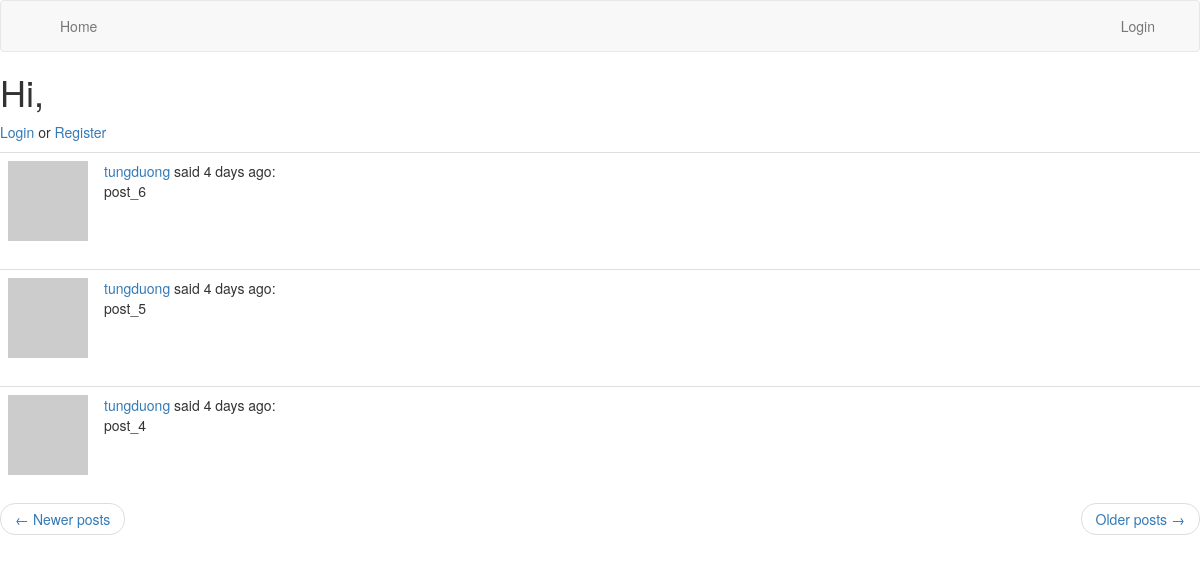
The app's page /index?page=2 with its own data.
### myblog/models.py (models this page shows, shortened)
class Post(db.Model):
    id = db.Column(db.Integer, primary_key=True)
    body = db.Column(db.String(140))
    timestamp = db.Column(db.DateTime, index=True, default=datetime.utcnow)
    user_id = db.Column(db.Integer, db.ForeignKey('user.id'))

class User(UserMixin, db.Model):
    id = db.Column(db.Integer, primary_key=True)
    username = db.Column(db.String(64), index=True, unique=True)
    email = db.Column(db.String(120), index=True, unique=True)
    password_hash = db.Column(db.String(128))
    posts = db.relationship('Post', backref='author', lazy='dynamic')
    def avatar(self, size):
        digest = md5(self.email.lower().encode('utf-8')).hexdigest()
        return 'https://www.gravatar.com/avatar/{}?d=identicon&s={}'.format(
            digest, size)
    about_me = db.Column(db.String(140))
    last_seen = db.Column(db.DateTime, default=datetime.utcnow)

### myblog/main/routes.py (the view)
@bp.route('/', methods=['GET', 'POST'])
@bp.route('/index', methods=['GET', 'POST'])
def index():
    page = request.args.get('page', 1, type=int)
    posts = Post.query.order_by(Post.timestamp.desc()).paginate(
        page, current_app.config['POSTS_PER_PAGE'], False)
    next_url = url_for('main.index', page=posts.next_num) \
        if posts.has_next else None
    prev_url = url_for('main.index', page=posts.prev_num) \
        if posts.has_prev else None
    return render_template("index.html", title='Home Page', posts=posts.items, next_url=next_url, prev_url=prev_url)

### myblog/main/routes.py (called while the page is built)
@bp.before_app_request
def before_request():
    if current_user.is_authenticated:
        current_user.last_seen = datetime.utcnow()
        db.session.commit()

### myblog/templates/index.html
{% extends "base.html" %}
{% block content %}
    <h1>Hi, {{ current_user.username }}</h1>
    {% if current_user.is_anonymous%}
    <p><a href="{{ url_for('auth.login') }}">Login</a> or
    <a href="{{ url_for('auth.register') }}">Register</a></p>
    {% else %}
    <a href="{{ url_for('posts.create_post') }}">Create Post</a>
    {% endif %}
    {% for post in posts %}
        {% include '_post.html' %}
    {% endfor %}
    <nav aria-label="...">
        <ul class="pager">
            <li class="previous{% if not prev_url %} disabled{% endif %}">
                <a href="{{ prev_url or '#' }}">
                    <span aria-hidden="true">←</span> Newer posts
                </a>
            </li>
            <li class="next{% if not next_url %} disabled{% endif %}">
                <a href="{{ next_url or '#' }}">
                    Older posts <span aria-hidden="true">→</span>
                </a>
            </li>
        </ul>
    </nav>
{% endblock %}

### myblog/templates/_post.html
    <table class="table table-hover">
        <tr>
            <td width="70px">
                <a href="{{ url_for('main.user', username=post.author.username) }}">
                    <img src="{{ post.author.avatar(70) }}" />
                </a>
            </td>
            <td>
                <a href="{{ url_for('main.user', username=post.author.username) }}">
                    {{ post.author.username }}
                </a>
                said {{ moment(post.timestamp).fromNow() }}:
                <br>
                {{ post.body }}
            </td>
        </tr>
    </table>

### records on screen
Post: author.username "tungduong", timestamp "4 days ago", body "post_6"
Post: author.username "tungduong", timestamp "4 days ago", body "post_5"
Post: author.username "tungduong", timestamp "4 days ago", body "post_4"
